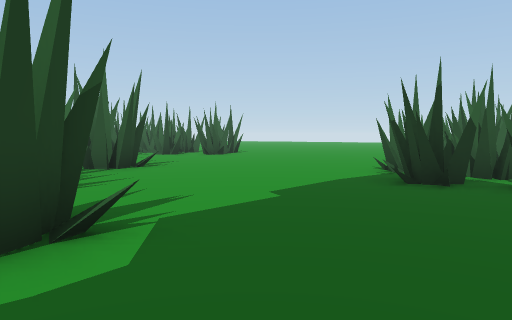
view 1 (above)

24 first-person views from a walk through a scene from a Unity 3-D project. The camera is 1.5 m above the floor, tilts 4° down and sees 70° across. The floor is counted in squares, 2 m on a side. Each view is taken from the middle of a square. On the plan, view 1 faces up. The plan holds only what a view shows up to about 11 squares ahead; the rest is blank. The place goes on beyond the plan. Some animated figures are not drawn.

view 2
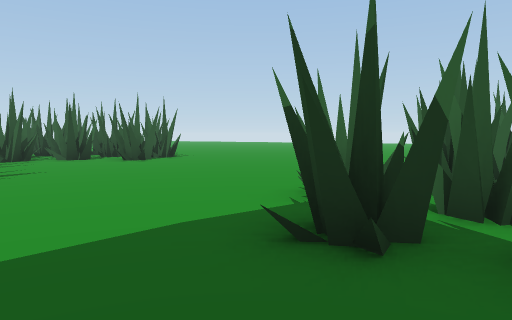

view 3
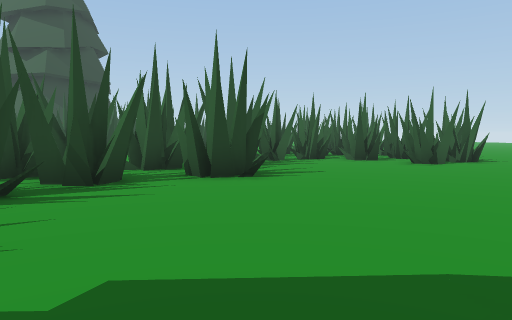

view 4
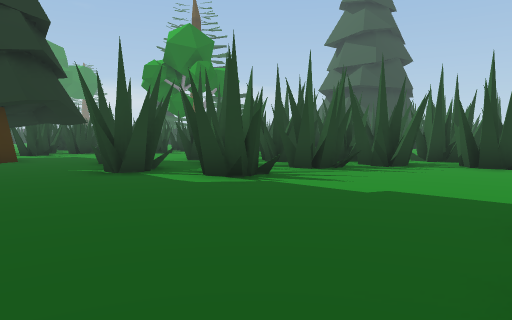

view 5
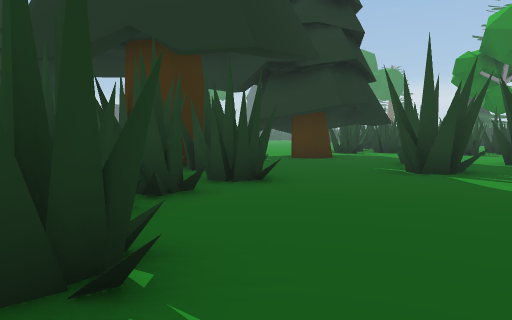

view 6
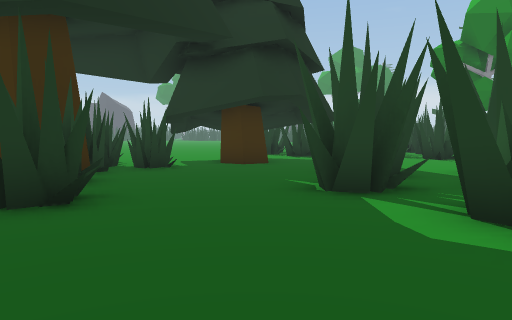

view 7
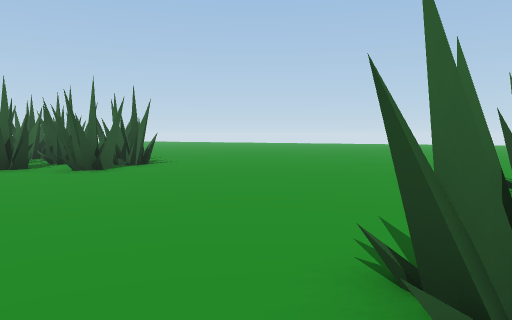

view 8
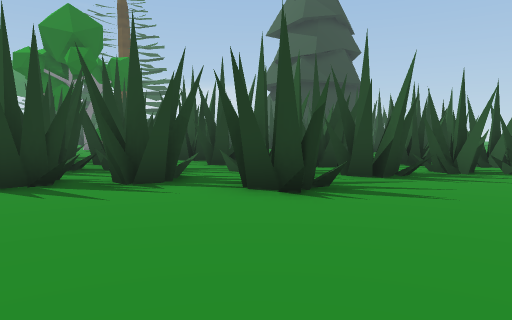

view 9
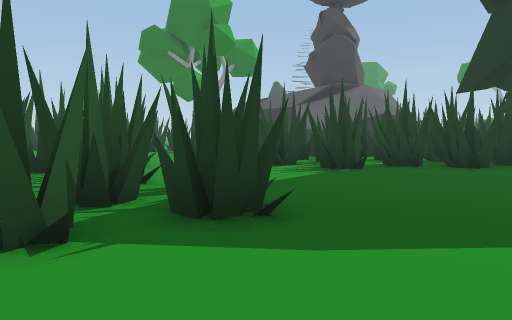

view 10
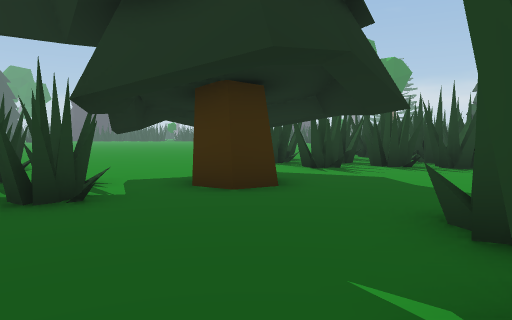

view 11
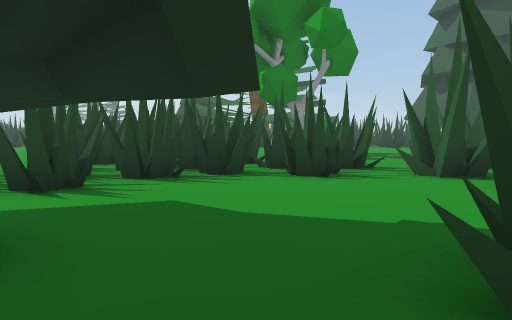

view 12
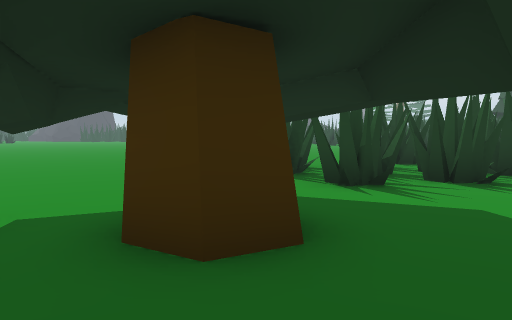

view 13
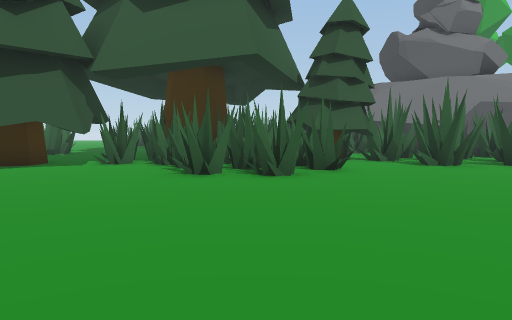

view 14
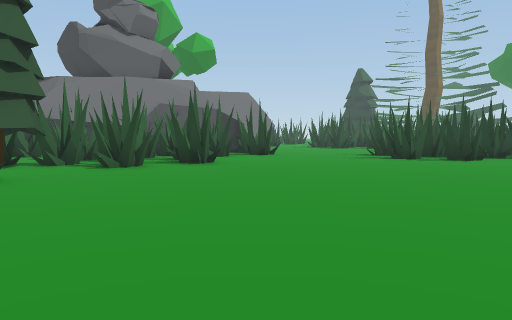

view 15
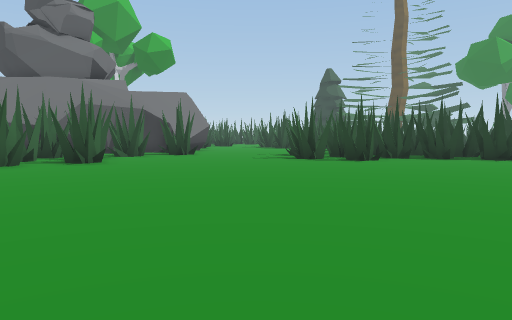

view 16
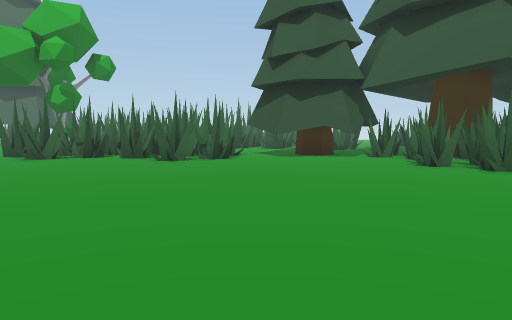

view 17
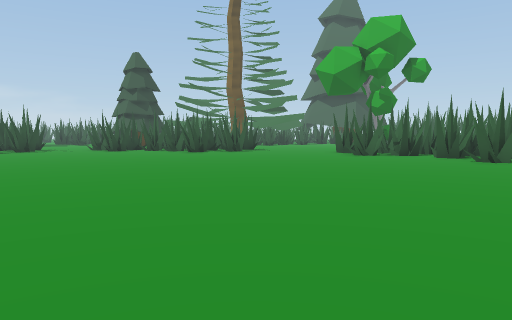

view 18
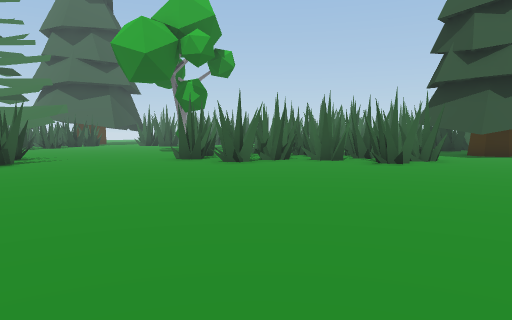

view 19
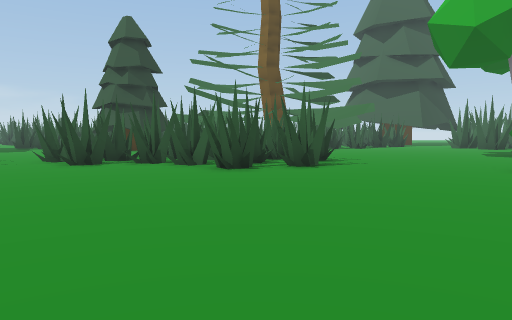

view 20
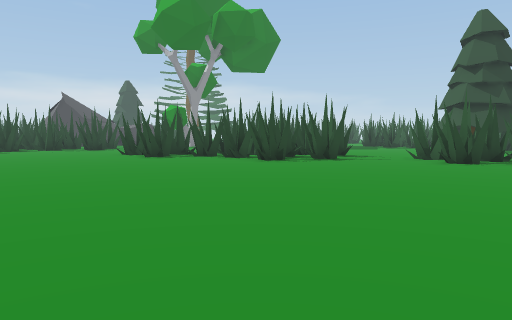

view 21
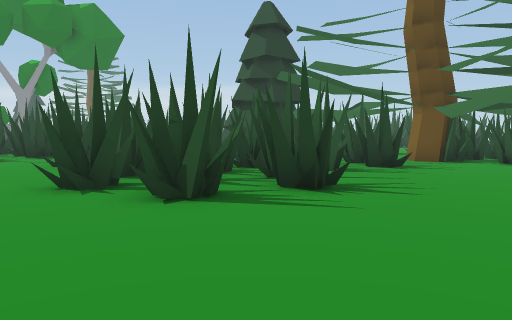

view 22
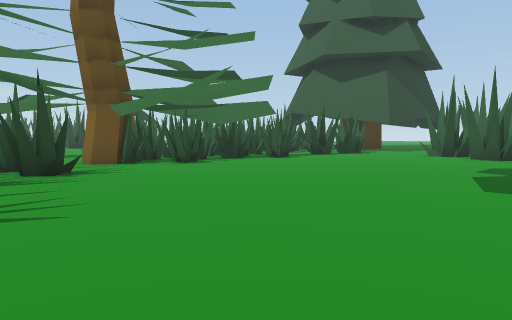

view 23
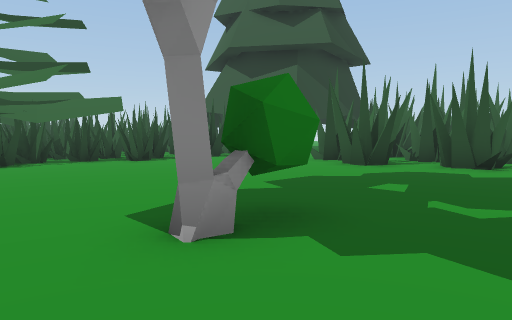

view 24
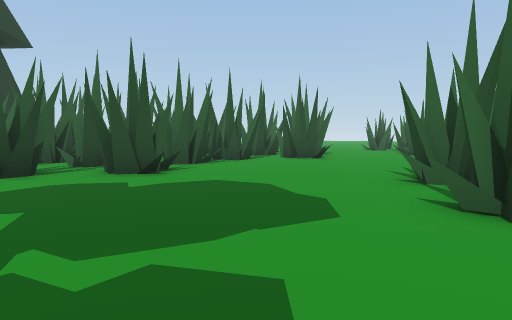

### Floor plan
Key: @ floor where view 1 was taken; # wall or solid block; . floor; = window, fence, low wall or low ledge; T thing the floor can be seen under or through; R tree.
Columns run from 25 left of view 1 to 5 right of it. Each row starts with its distance up from view 1.
 14                   # #####......
 13                  #####.........
 12                   ###.........
 11           ##  ..   .#.........
 10      ### ##.....  #.##........
  9       .###......  #####.......#
  8      #..#......   #####.....###
  7      #####..... ###==#......##
  6      .#......=# ## ###......##
  5    ...........#    ####.....###
  4   ...........##   #####.......
  3 ##...........##    ######......
  2 #..............##    ###.......
  1 #..............#...TT T......##
  0 ##.......#..  #.....TTTT.@...##
 -1 #.......... ####....#.....####
 -2 .......... .####.........=##
 -3 .......... #####.........##
 -4 ###.......#######...RR...##
 -5  ##.......########..R..###
 -6  #####....########.R.R####
 -7     ##.....##.####.....#
 -8     ##.........#.......# ##
 -9   ####................#####R#
-10  ###.#.................###.R#
-11 ##..........................#
-12 ##.........................###
-13 ............................###
-14 .............................#.
-15 #..............................
-16 #..............................
-17 #..............................
-18 ...............................
-19 ..........     .. . ...........
-20 ........             .........#
-21 .......                .......#
-22 .....                   ......
-23 ....                      ....
-24 ..                         ...
-25                              .#

Positions as (right, up) in squares from view 1, and headings:
1: (0, 0), facing up
2: (2, 3), facing up
3: (2, 4), facing up-left
4: (5, 3), facing left
5: (5, 3), facing down-left
6: (2, 3), facing down-left
7: (2, 6), facing up
8: (2, 8), facing left
9: (0, 8), facing down-right
10: (-1, 0), facing down-left
11: (-3, -2), facing left
12: (-3, -2), facing down-left
13: (-7, -15), facing up-right
14: (-6, -15), facing right
15: (-6, -18), facing right
16: (-7, -18), facing up
17: (-7, -19), facing up-left
18: (-13, -17), facing up
19: (-14, -15), facing up-left
20: (-14, -17), facing left
21: (-15, -7), facing left
22: (-16, -6), facing up-left
23: (-14, -2), facing up-left
24: (-14, 0), facing up
